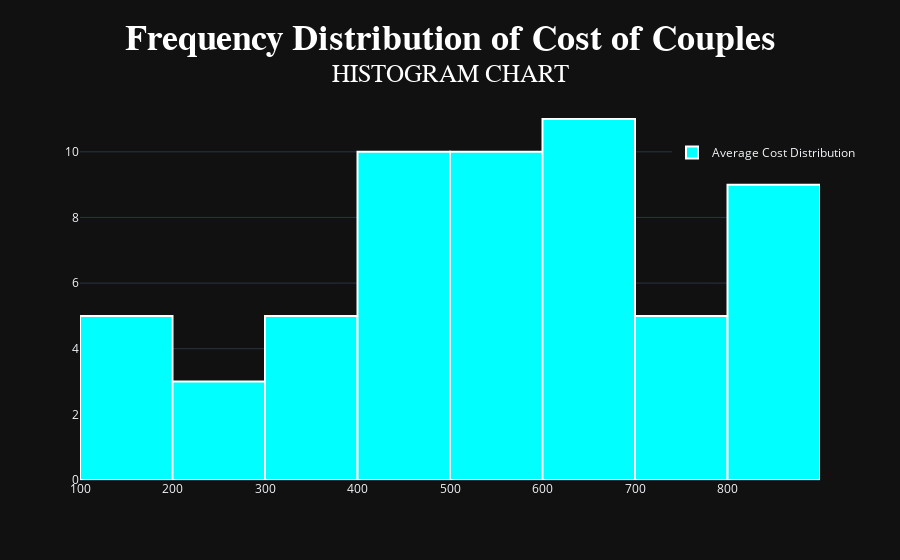

Notebook code cell kept with this figure:
### Code cell
trace = go.Histogram(
    x = couple_data['approx_cost(for two people)'],
    marker = dict(color = 'cyan', line = dict(color = 'white', width = 2)),
    nbinsx = 14,
    showlegend = True,
    name = 'Average Cost Distribution',
    hovertemplate = '%{y}<extra></extra>'
)
layout = go.Layout(
    title = dict(text = '<b>Frequency Distribution of Cost of Couples</b><br><sup>HISTOGRAM CHART</sup>', 
                 font = dict(size = 36, color = 'white', family = 'Arial'), x = 0.5),
    template = 'plotly_dark',
    hovermode = 'x unified',
    legend = dict(x = 0.8, y = 0.9),
    bargap = 0
)
fig= go.Figure(trace, layout)
fig.show()

### Figure 1 — Plotly figure (JSON) as saved in the notebook; plotly's stock layout.template omitted (floating-point values rounded to 4 significant figures)
{"data": [{"hovertemplate": "%{y}<extra></extra>", "marker": {"color": "cyan", "line": {"color": "white", "width": 2}}, "name": "Average Cost Distribution", "nbinsx": 14, "showlegend": true, "type": "histogram", "x": [800, 800, 800, 600, 600, 700, 550, 500, 600, 500, 800, 650, 800, 700, 400, 400, 500, 600, 200, 600, 500, 500, 750, 500, 650, 400, 600, 750, 150, 200, 500, 800, 600, 300, 450, 850, 300, 150, 750, 450, 300, 800, 400, 800, 150, 400, 100, 600, 500, 150, 300, 500, 400, 600, 400, 300, 450, 200]}], "layout": {"bargap": 0, "hovermode": "x unified", "legend": {"x": 0.8, "y": 0.9}, "title": {"font": {"color": "white", "family": "Arial", "size": 36}, "text": "<b>Frequency Distribution of Cost of Couples</b><br><sup>HISTOGRAM CHART</sup>", "x": 0.5}}}
